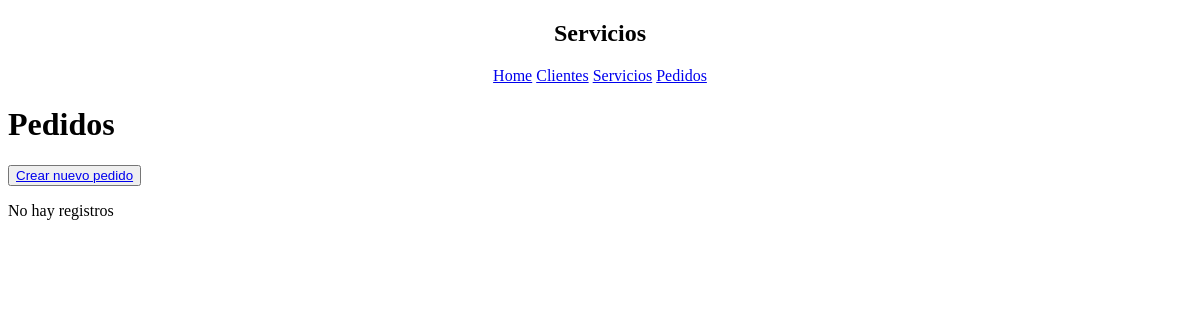
Before: /pedido/ with the older database file.
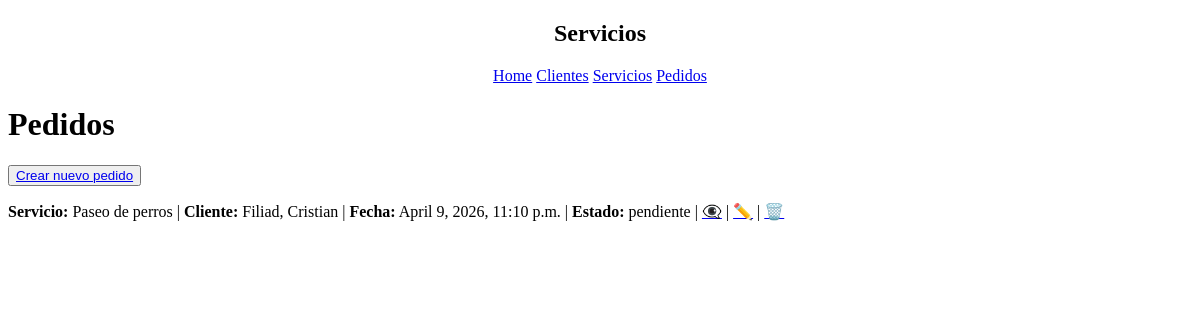
After: the same page with the newer database file.
### servicios/models.py (models this page shows, shortened)
class Pedido(models.Model):
    class Estado(models.TextChoices):
        PENDIENTE = "pendiente", "Pendiente"
        EN_PROGRESO = "en_progreso", "En Progreso"
        COMPLETADO = "completado", "Completado"
    cliente = models.ForeignKey(Cliente, on_delete=models.PROTECT)
    servicio = models.ForeignKey(Servicio, on_delete=models.PROTECT)
    precio_acordado = models.DecimalField(
        max_digits=10, decimal_places=2, null=True, blank=True
    )
    descripcion = models.TextField(null=True, blank=True)
    fecha_solicitud = models.DateTimeField(auto_now_add=True)
    fecha_actualizacion = models.DateTimeField(auto_now=True)
    fecha_finalizacion = models.DateTimeField(null=True, blank=True)
    estado = models.CharField(
        max_length=20,
        choices=Estado.choices,
        default=Estado.PENDIENTE,
    )

class Servicio(models.Model):
    nombre = models.CharField(max_length=100, unique=True)
    descripcion = models.TextField(blank=True, null=True)
    precio = models.DecimalField(max_digits=10, decimal_places=2)
    disponible = models.BooleanField(default=True)
    def __str__(self):
        return self.nombre

class Cliente(models.Model):
    nombre = models.CharField(max_length=100, db_index=True)
    apellido = models.CharField(max_length=100, db_index=True)
    celular = PhoneNumberField(unique=True)
    email = models.EmailField(null=True, blank=True)
    domicilio = models.CharField(max_length=255)
    def __str__(self) -> str:
        return f"{self.apellido}, {self.nombre}"

### servicios/views/pedido.py (the view)
# urls.py: path("pedido/", pedido.PedidoList.as_view(), name="pedido_list"),
class PedidoList(ListView):
    model = Pedido

### servicios/templates/servicios/pedido_list.html
{% extends 'servicios/base.html' %}
{% block contenido %}
    <h1>Pedidos</h1>
    <button><a href="{% url 'pedido_create' %}">Crear nuevo pedido</a></button>
    {% for pedido in object_list %}
        <p>
            <strong>Servicio:</strong> {{ pedido.servicio }}
            | <strong>Cliente:</strong> {{ pedido.cliente }}
            | <strong>Fecha:</strong> {{ pedido.fecha_solicitud }}
            | <strong>Estado:</strong> {{ pedido.estado }}
            | <a href="{% url 'pedido_detail' pedido.id %}">👁️‍🗨️</a>
            | <a href="{% url 'pedido_update' pedido.id %}">✏️</a>
            | <a href="{% url 'pedido_delete' pedido.id %}">🗑️</a>
        </p>
    {% empty %}
        <p>No hay registros</p>
    {% endfor %}
{% endblock contenido %}

Changed rows visible on the page:
added Pedido: servicio "Paseo de perros", cliente "Filiad, Cristian", fecha_solicitud "April 9, 2026, 11:10 p.m.", estado "pendiente"
Other visible differences:
text no longer shown: "No hay registros"
